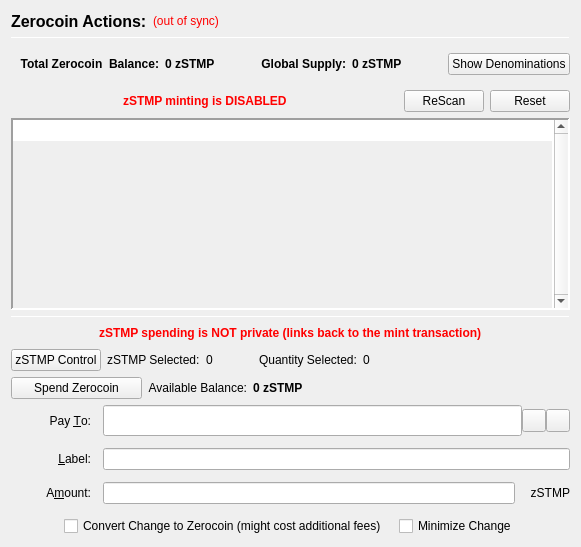
                  <widget class="QFrame" name="verticalFrameLeft">
                   <layout class="QVBoxLayout" name="verticalLayout_2">
                    <item>
                     <layout class="QVBoxLayout" name="verticalLayout_3">
                      <item>
                       <layout class="QHBoxLayout" name="horizontalLayout_3">
                        <item>
                         <widget class="QLabel" name="labelzSTMPActions">
                          <property name="font">
                           <font>
                            <pointsize>12</pointsize>
                            <weight>75</weight>
                            <bold>true</bold>
                           </font>
                          </property>
                          <property name="text">
                           <string>Zerocoin Actions:</string>
                          </property>
                          <property name="alignment">
                           <set>Qt::AlignLeading|Qt::AlignLeft|Qt::AlignVCenter</set>
                          </property>
                         </widget>
                        </item>
                        <item>
                         <widget class="QLabel" name="labelzSTMPSyncStatus">
                          <property name="toolTip">
                           <string>The displayed information may be out of date. Your wallet automatically synchronizes with the STOMP network after a connection is established, but this process has not completed yet.</string>
                          </property>
                          <property name="styleSheet">
                           <string notr="true">QLabel { color: red; }</string>
                          </property>
                          <property name="text">
                           <string notr="true">(out of sync)</string>
                          </property>
                          <property name="alignment">
                           <set>Qt::AlignLeading|Qt::AlignLeft|Qt::AlignVCenter</set>
                          </property>
                         </widget>
                        </item>
                        <item>
                         <spacer name="horizontalSpacer">
                          <property name="orientation">
                           <enum>Qt::Horizontal</enum>
                          </property>
                          <property name="sizeHint" stdset="0">
                           <size>
                            <width>40</width>
                            <height>20</height>
                           </size>
                          </property>
                         </spacer>
                        </item>
                       </layout>
                      </item>
                      <item>
                       <widget class="Line" name="lineUpperLeft">
                        <property name="minimumSize">
                         <size>
                          <width>0</width>
                          <height>1</height>
                         </size>
                        </property>
                        <property name="maximumSize">
                         <size>
                          <width>16777215</width>
                          <height>1</height>
                         </size>
                        </property>
                        <property name="frameShadow">
                         <enum>QFrame::Sunken</enum>
                        </property>
                        <property name="orientation">
                         <enum>Qt::Horizontal</enum>
                        </property>
                       </widget>
                      </item>
                      <item>
                       <widget class="QFrame" name="balanceSupplyFrame">
                        <layout class="QHBoxLayout" name="horizontalLayout_2" stretch="0,0,0,1,0">
                         <property name="rightMargin">
                          <number>0</number>
                         </property>
                         <item>
                          <layout class="QHBoxLayout" name="horizontalLayout_34">
                           <item>
                            <widget class="QLabel" name="labelzAvailableText_3">
                             <property name="font">
                              <font>
                               <weight>75</weight>
                               <bold>true</bold>
                              </font>
                             </property>
                             <property name="toolTip">
                              <string>Total Balance including unconfirmed and immature zSTMP</string>
                             </property>
                             <property name="text">
                              <string>Total Zerocoin  Balance:</string>
                             </property>
                             <property name="alignment">
                              <set>Qt::AlignRight|Qt::AlignTrailing|Qt::AlignVCenter</set>
                             </property>
                            </widget>
                           </item>
                           <item>
                            <widget class="QLabel" name="labelzAvailableAmount_4">
                             <property name="minimumSize">
                              <size>
                               <width>40</width>
                               <height>0</height>
                              </size>
                             </property>
                             <property name="font">
                              <font>
                               <weight>75</weight>
                               <bold>true</bold>
                              </font>
                             </property>
                             <property name="toolTip">
                              <string>Total Balance including unconfirmed and immature zSTMP</string>
                             </property>
                             <property name="text">
                              <string>0 zSTMP</string>
                             </property>
                             <property name="alignment">
                              <set>Qt::AlignLeading|Qt::AlignLeft|Qt::AlignVCenter</set>
                             </property>
                            </widget>
                           </item>
                          </layout>
                         </item>
                         <item>
                          <spacer name="horizontalSpacer_32">
                           <property name="orientation">
                            <enum>Qt::Horizontal</enum>
                           </property>
                           <property name="sizeHint" stdset="0">
                            <size>
                             <width>40</width>
                             <height>20</height>
                            </size>
                           </property>
                          </spacer>
                         </item>
                         <item>
                          <layout class="QHBoxLayout" name="horizontalLayout_35">
                           <item>
                            <widget class="QLabel" name="labelZsupplyText_2">
                             <property name="font">
                              <font>
                               <weight>75</weight>
                               <bold>true</bold>
                              </font>
                             </property>
                             <property name="text">
                              <string>Global Supply:</string>
                             </property>
                             <property name="alignment">
                              <set>Qt::AlignRight|Qt::AlignTrailing|Qt::AlignVCenter</set>
                             </property>
                            </widget>
                           </item>
                           <item>
                            <widget class="QLabel" name="labelZsupplyAmount_2">
                             <property name="font">
                              <font>
                               <weight>75</weight>
                               <bold>true</bold>
                              </font>
                             </property>
                             <property name="text">
                              <string>0 zSTMP</string>
                             </property>
                            </widget>
                           </item>
                          </layout>
                         </item>
                         <item>
                          <spacer name="horizontalSpacer_31">
                           <property name="orientation">
                            <enum>Qt::Horizontal</enum>
                           </property>
                           <property name="sizeHint" stdset="0">
                            <size>
                             <width>40</width>
                             <height>20</height>
                            </size>
                           </property>
                          </spacer>
                         </item>
                         <item>
                          <widget class="QPushButton" name="pushButtonShowDenoms">
                           <property name="toolTip">
                            <string>Show zSTMP denominations list</string>
                           </property>
                           <property name="text">
                            <string>Show Denominations</string>
                           </property>
                          </widget>
                         </item>
                        </layout>
                       </widget>
                      </item>
                      <item>
                       <layout class="QHBoxLayout" name="horizontalLayout_4">
                        <item>
                         <spacer name="horizontalSpacer_2">
                          <property name="orientation">
                           <enum>Qt::Horizontal</enum>
                          </property>
                          <property name="sizeHint" stdset="0">
                           <size>
                            <width>40</width>
                            <height>20</height>
                           </size>
                          </property>
                         </spacer>
                        </item>
                        <item>
                         <widget class="QLabel" name="label">
                          <property name="styleSheet">
                           <string notr="true">color: red;
font-weight: bold;</string>
                          </property>
                          <property name="text">
                           <string>zSTMP minting is DISABLED</string>
                          </property>
                         </widget>
                        </item>
                        <item>
                         <spacer name="horizontalSpacer_3">
                          <property name="orientation">
                           <enum>Qt::Horizontal</enum>
                          </property>
                          <property name="sizeHint" stdset="0">
                           <size>
                            <width>40</width>
                            <height>20</height>
                           </size>
                          </property>
                         </spacer>
                        </item>
                        <item>
                         <widget class="QPushButton" name="pushButtonMintReset">
                          <property name="maximumSize">
                           <size>
                            <width>80</width>
                            <height>16777215</height>
                           </size>
                          </property>
                          <property name="toolTip">
                           <string>Rescan the complete blockchain for  Zerocoin mints and their meta-data.</string>
                          </property>
                          <property name="text">
                           <string>ReScan</string>
                          </property>
                         </widget>
                        </item>
                        <item>
                         <widget class="QPushButton" name="pushButtonSpentReset">
                          <property name="maximumSize">
                           <size>
                            <width>80</width>
                            <height>16777215</height>
                           </size>
                          </property>
                          <property name="toolTip">
                           <string>Reset Zerocoin Wallet DB. Deletes transactions that did not make it into the blockchain.</string>
                          </property>
                          <property name="text">
                           <string>Reset</string>
                          </property>
                         </widget>
                        </item>
                       </layout>
                      </item>
                      <item>
                       <widget class="QPlainTextEdit" name="TEMintStatus">
                        <property name="font">
                         <font>
                          <pointsize>8</pointsize>
                         </font>
                        </property>
                        <property name="toolTip">
                         <string>Status and/or Mesages from the last Mint Action.</string>
                        </property>
                        <property name="frameShape">
                         <enum>QFrame::Panel</enum>
                        </property>
                        <property name="frameShadow">
                         <enum>QFrame::Sunken</enum>
                        </property>
                        <property name="lineWidth">
                         <number>2</number>
                        </property>
                        <property name="midLineWidth">
                         <number>2</number>
                        </property>
                        <property name="verticalScrollBarPolicy">
                         <enum>Qt::ScrollBarAlwaysOn</enum>
                        </property>
                        <property name="horizontalScrollBarPolicy">
                         <enum>Qt::ScrollBarAlwaysOff</enum>
                        </property>
                        <property name="readOnly">
                         <bool>true</bool>
                        </property>
                        <property name="plainText">
                         <string notr="true"/>
                        </property>
                        <property name="backgroundVisible">
                         <bool>true</bool>
                        </property>
                       </widget>
                      </item>
                      <item>
                       <widget class="Line" name="line">
                        <property name="minimumSize">
                         <size>
                          <width>0</width>
                          <height>1</height>
                         </size>
                        </property>
                        <property name="maximumSize">
                         <size>
                          <width>16777215</width>
                          <height>1</height>
                         </size>
                        </property>
                        <property name="orientation">
                         <enum>Qt::Horizontal</enum>
                        </property>
                       </widget>
                      </item>
                      <item>
                       <layout class="QHBoxLayout" name="horizontalLayout_7">
                        <item>
                         <spacer name="horizontalSpacer_18">
                          <property name="orientation">
                           <enum>Qt::Horizontal</enum>
                          </property>
                          <property name="sizeHint" stdset="0">
                           <size>
                            <width>40</width>
                            <height>20</height>
                           </size>
                          </property>
                         </spacer>
                        </item>
                        <item>
                         <widget class="QLabel" name="label_2">
                          <property name="styleSheet">
                           <string notr="true">color: red;
font-weight: bold;</string>
                          </property>
                          <property name="text">
                           <string>zSTMP spending is NOT private (links back to the mint transaction)</string>
                          </property>
                         </widget>
                        </item>
                        <item>
                         <spacer name="horizontalSpacer_30">
                          <property name="orientation">
                           <enum>Qt::Horizontal</enum>
                          </property>
                          <property name="sizeHint" stdset="0">
                           <size>
                            <width>40</width>
                            <height>20</height>
                           </size>
                          </property>
                         </spacer>
                        </item>
                       </layout>
                      </item>
                      <item>
                       <layout class="QHBoxLayout" name="horizontalLayout_24">
                        <property name="leftMargin">
                         <number>0</number>
                        </property>
                        <property name="bottomMargin">
                         <number>0</number>
                        </property>
                        <item>
                         <widget class="QPushButton" name="pushButtonZStmpControl">
                          <property name="text">
                           <string>zSTMP Control</string>
                          </property>
                         </widget>
                        </item>
                        <item>
                         <widget class="QLabel" name="labelzStmpSelected">
                          <property name="text">
                           <string>zSTMP Selected:</string>
                          </property>
                         </widget>
                        </item>
                        <item>
                         <widget class="QLabel" name="labelzStmpSelected_int">
                          <property name="text">
                           <string>0</string>
                          </property>
                         </widget>
                        </item>
                        <item>
                         <spacer name="horizontalSpacer_17">
                          <property name="orientation">
                           <enum>Qt::Horizontal</enum>
                          </property>
                          <property name="sizeType">
                           <enum>QSizePolicy::Fixed</enum>
                          </property>
                          <property name="sizeHint" stdset="0">
                           <size>
                            <width>40</width>
                            <height>20</height>
                           </size>
                          </property>
                         </spacer>
                        </item>
                        <item>
                         <widget class="QLabel" name="labelQuantitySelected">
                          <property name="text">
                           <string>Quantity Selected:</string>
                          </property>
                         </widget>
                        </item>
                        <item>
                         <widget class="QLabel" name="labelQuantitySelected_int">
                          <property name="text">
                           <string>0</string>
                          </property>
                         </widget>
                        </item>
                        <item>
                         <spacer name="horizontalSpacer_19">
                          <property name="orientation">
                           <enum>Qt::Horizontal</enum>
                          </property>
                          <property name="sizeHint" stdset="0">
                           <size>
                            <width>40</width>
                            <height>20</height>
                           </size>
                          </property>
                         </spacer>
                        </item>
                       </layout>
                      </item>
                      <item>
                       <layout class="QHBoxLayout" name="horizontalLayout_6">
                        <item>
                         <widget class="QPushButton" name="pushButtonSpendzSTMP">
                          <property name="minimumSize">
                           <size>
                            <width>131</width>
                            <height>0</height>
                           </size>
                          </property>
                          <property name="toolTip">
                           <string>Spend Zerocoin. Without 'Pay To:' address creates payments to yourself.</string>
                          </property>
                          <property name="text">
                           <string>Spend Zerocoin</string>
                          </property>
                         </widget>
                        </item>
                        <item>
                         <widget class="QLabel" name="labelzSTMPBalanceText">
                          <property name="toolTip">
                           <string>Available (mature and spendable) zSTMP for spending</string>
                          </property>
                          <property name="text">
                           <string>Available Balance:</string>
                          </property>
                          <property name="alignment">
                           <set>Qt::AlignRight|Qt::AlignTrailing|Qt::AlignVCenter</set>
                          </property>
                         </widget>
                        </item>
                        <item>
                         <widget class="QLabel" name="labelzAvailableAmount_2">
                          <property name="font">
                           <font>
                            <weight>75</weight>
                            <bold>true</bold>
                           </font>
                          </property>
                          <property name="toolTip">
                           <string>Available (mature and spendable) zSTMP for spending

zSTMP are mature when they have more than 20 confirmations AND more than 2 mints of the same denomination after them were minted</string>
                          </property>
                          <property name="text">
                           <string>0 zSTMP</string>
                          </property>
                          <property name="alignment">
                           <set>Qt::AlignLeading|Qt::AlignLeft|Qt::AlignVCenter</set>
                          </property>
                         </widget>
                        </item>
                        <item>
                         <spacer name="horizontalSpacer_4">
                          <property name="orientation">
                           <enum>Qt::Horizontal</enum>
                          </property>
                          <property name="sizeHint" stdset="0">
                           <size>
                            <width>40</width>
                            <height>20</height>
                           </size>
                          </property>
                         </spacer>
                        </item>
                       </layout>
                      </item>
                      <item>
                       <layout class="QGridLayout" name="gridLayout_7">
                        <property name="spacing">
                         <number>12</number>
                        </property>
                        <item row="0" column="0">
                         <widget class="QLabel" name="payToLabel">
                          <property name="minimumSize">
                           <size>
                            <width>80</width>
                            <height>0</height>
                           </size>
                          </property>
                          <property name="text">
                           <string>Pay &amp;To:</string>
                          </property>
                          <property name="alignment">
                           <set>Qt::AlignRight|Qt::AlignTrailing|Qt::AlignVCenter</set>
                          </property>
                          <property name="buddy">
                           <cstring>payTo</cstring>
                          </property>
                         </widget>
                        </item>
                        <item row="0" column="1">
                         <layout class="QHBoxLayout" name="payToLayout">
                          <property name="spacing">
                           <number>0</number>
                          </property>
                          <item>
                           <widget class="QValidatedLineEdit" name="payTo">
                            <property name="enabled">
                             <bool>true</bool>
                            </property>
                            <property name="minimumSize">
                             <size>
                              <width>0</width>
                              <height>31</height>
                             </size>
                            </property>
                            <property name="toolTip">
                             <string>The STOMP address to send the payment to. Creates local payment to yourself when empty.</string>
                            </property>
                           </widget>
                          </item>
                          <item>
                           <widget class="QToolButton" name="addressBookButton">
                            <property name="toolTip">
                             <string>Choose previously used address</string>
                            </property>
                            <property name="text">
                             <string/>
                            </property>
                            <property name="icon">
                             <iconset resource="../stomp.qrc">
                              <normaloff>:/icons/address-book</normaloff>:/icons/address-book</iconset>
                            </property>
                            <property name="shortcut">
                             <string>Alt+A</string>
                            </property>
                           </widget>
                          </item>
                          <item>
                           <widget class="QToolButton" name="pasteButton">
                            <property name="toolTip">
                             <string>Paste address from clipboard</string>
                            </property>
                            <property name="text">
                             <string/>
                            </property>
                            <property name="icon">
                             <iconset resource="../stomp.qrc">
                              <normaloff>:/icons/editpaste</normaloff>:/icons/editpaste</iconset>
                            </property>
                            <property name="shortcut">
                             <string>Alt+P</string>
                            </property>
                           </widget>
                          </item>
                         </layout>
                        </item>
                        <item row="1" column="0">
                         <widget class="QLabel" name="labelLabel">
                          <property name="minimumSize">
                           <size>
                            <width>80</width>
                            <height>0</height>
                           </size>
                          </property>
                          <property name="text">
                           <string>&amp;Label:</string>
                          </property>
                          <property name="alignment">
                           <set>Qt::AlignRight|Qt::AlignTrailing|Qt::AlignVCenter</set>
                          </property>
                          <property name="buddy">
                           <cstring>addAsLabel</cstring>
                          </property>
                         </widget>
                        </item>
                        <item row="1" column="1">
                         <widget class="QLineEdit" name="addAsLabel">
                          <property name="toolTip">
                           <string>Enter a label for this address to add it to the list of used addresses</string>
                          </property>
                         </widget>
                        </item>
                        <item row="2" column="0">
                         <widget class="QLabel" name="amountLabel">
                          <property name="minimumSize">
                           <size>
                            <width>80</width>
                            <height>0</height>
                           </size>
                          </property>
                          <property name="text">
                           <string>A&amp;mount:</string>
                          </property>
                          <property name="alignment">
                           <set>Qt::AlignRight|Qt::AlignTrailing|Qt::AlignVCenter</set>
                          </property>
                          <property name="buddy">
                           <cstring>zSTMPpayAmount</cstring>
                          </property>
                         </widget>
                        </item>
                        <item row="2" column="1">
                         <layout class="QHBoxLayout" name="horizontalLayout_9">
                          <property name="spacing">
                           <number>0</number>
                          </property>
                          <item>
                           <widget class="QLineEdit" name="zSTMPpayAmount"/>
                          </item>
                          <item>
                           <widget class="QLabel" name="labelzSTMP">
                            <property name="minimumSize">
                             <size>
                              <width>55</width>
                              <height>0</height>
                             </size>
                            </property>
                            <property name="text">
                             <string>zSTMP</string>
                            </property>
                            <property name="alignment">
                             <set>Qt::AlignRight|Qt::AlignTrailing|Qt::AlignVCenter</set>
                            </property>
                           </widget>
                          </item>
                         </layout>
                        </item>
                        <item row="3" column="0" colspan="2">
                         <layout class="QHBoxLayout" name="horizontalLayout_10">
                          <item>
                           <spacer name="horizontalSpacer_5">
                            <property name="orientation">
                             <enum>Qt::Horizontal</enum>
                            </property>
                            <property name="sizeHint" stdset="0">
                             <size>
                              <width>40</width>
                              <height>20</height>
                             </size>
                            </property>
                           </spacer>
                          </item>
                          <item>
                           <widget class="QCheckBox" name="checkBoxMintChange">
                            <property name="sizePolicy">
                             <sizepolicy hsizetype="MinimumExpanding" vsizetype="Fixed">
                              <horstretch>0</horstretch>
                              <verstretch>0</verstretch>
                             </sizepolicy>
                            </property>
                            <property name="layoutDirection">
                             <enum>Qt::LeftToRight</enum>
                            </property>
                            <property name="text">
                             <string>Convert Change to Zerocoin (might cost additional fees)</string>
                            </property>
                           </widget>
                          </item>
                          <item>
                           <widget class="QCheckBox" name="checkBoxMinimizeChange">
                            <property name="toolTip">
                             <string>If checked, the wallet tries to minimize the returning change instead of minimizing the number of spent denominations.</string>
                            </property>
                            <property name="text">
                             <string>Minimize Change</string>
                            </property>
                           </widget>
                          </item>
                          <item>
                           <spacer name="horizontalSpacer_6">
                            <property name="orientation">
                             <enum>Qt::Horizontal</enum>
                            </property>
                            <property name="sizeHint" stdset="0">
                             <size>
                              <width>40</width>
                              <height>20</height>
                             </size>
                            </property>
                           </spacer>
                          </item>
                         </layout>
                        </item>
                       </layout>
                      </item>
                     </layout>
                    </item>
                   </layout>
                  </widget>
